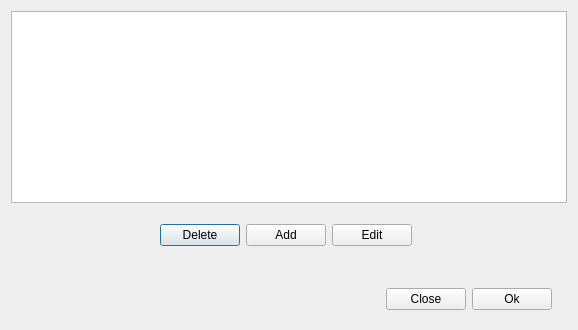
<?xml version="1.0" encoding="UTF-8"?>
<ui version="4.0">
 <class>BrotherWindow</class>
 <widget class="QDialog" name="BrotherWindow">
  <property name="geometry">
   <rect>
    <x>0</x>
    <y>0</y>
    <width>578</width>
    <height>330</height>
   </rect>
  </property>
  <property name="windowTitle">
   <string>Brothers</string>
  </property>
  <layout class="QGridLayout" name="gridLayout">
   <item row="6" column="0" alignment="Qt::AlignHCenter">
    <widget class="QFrame" name="frame_2">
     <property name="frameShape">
      <enum>QFrame::NoFrame</enum>
     </property>
     <property name="frameShadow">
      <enum>QFrame::Plain</enum>
     </property>
     <layout class="QHBoxLayout" name="horizontalLayout">
      <item>
       <widget class="QPushButton" name="button_delete">
        <property name="text">
         <string>Delete</string>
        </property>
       </widget>
      </item>
      <item>
       <widget class="QPushButton" name="button_add">
        <property name="text">
         <string>Add</string>
        </property>
       </widget>
      </item>
      <item>
       <widget class="QPushButton" name="button_edit">
        <property name="text">
         <string>Edit</string>
        </property>
       </widget>
      </item>
     </layout>
    </widget>
   </item>
   <item row="7" column="0" alignment="Qt::AlignBottom">
    <widget class="QFrame" name="frame">
     <property name="frameShape">
      <enum>QFrame::NoFrame</enum>
     </property>
     <property name="frameShadow">
      <enum>QFrame::Raised</enum>
     </property>
     <layout class="QHBoxLayout" name="horizontalLayout_2">
      <item>
       <spacer name="horizontalSpacer">
        <property name="orientation">
         <enum>Qt::Horizontal</enum>
        </property>
        <property name="sizeHint" stdset="0">
         <size>
          <width>40</width>
          <height>20</height>
         </size>
        </property>
       </spacer>
      </item>
      <item>
       <widget class="QPushButton" name="button_close">
        <property name="text">
         <string>Close</string>
        </property>
       </widget>
      </item>
      <item>
       <widget class="QPushButton" name="button_ok">
        <property name="text">
         <string>Ok</string>
        </property>
       </widget>
      </item>
     </layout>
    </widget>
   </item>
   <item row="0" column="0" rowspan="2" colspan="2">
    <widget class="QTableView" name="tableView"/>
   </item>
  </layout>
 </widget>
 <resources/>
 <connections>
  <connection>
   <sender>button_close</sender>
   <signal>clicked()</signal>
   <receiver>BrotherWindow</receiver>
   <slot>close()</slot>
   <hints>
    <hint type="sourcelabel">
     <x>420</x>
     <y>293</y>
    </hint>
    <hint type="destinationlabel">
     <x>288</x>
     <y>164</y>
    </hint>
   </hints>
  </connection>
 </connections>
</ui>
